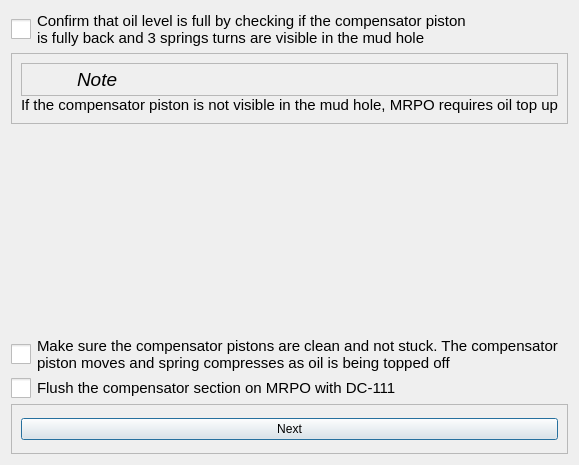
<?xml version="1.0" encoding="UTF-8"?>
<ui version="4.0">
 <class>Dialog</class>
 <widget class="QDialog" name="Dialog">
  <property name="geometry">
   <rect>
    <x>0</x>
    <y>0</y>
    <width>579</width>
    <height>465</height>
   </rect>
  </property>
  <property name="windowTitle">
   <string>Dialog</string>
  </property>
  <layout class="QVBoxLayout" name="verticalLayout">
   <item>
    <widget class="QCheckBox" name="checkBox_1">
     <property name="enabled">
      <bool>true</bool>
     </property>
     <property name="styleSheet">
      <string notr="true">QCheckBox {
    font-size: 15px; /* Larger text */
}
QCheckBox::indicator {
    width: 20px; /* Larger checkbox square */
    height: 20px; /* Larger checkbox square */
}</string>
     </property>
     <property name="text">
      <string>Confirm that oil level is full by checking if the compensator piston
is fully back and 3 springs turns are visible in the mud hole</string>
     </property>
    </widget>
   </item>
   <item>
    <widget class="QFrame" name="frame_4">
     <property name="frameShape">
      <enum>QFrame::Shape::StyledPanel</enum>
     </property>
     <property name="frameShadow">
      <enum>QFrame::Shadow::Raised</enum>
     </property>
     <layout class="QVBoxLayout" name="verticalLayout_2">
      <property name="spacing">
       <number>0</number>
      </property>
      <item>
       <widget class="QFrame" name="frame_2">
        <property name="frameShape">
         <enum>QFrame::Shape::StyledPanel</enum>
        </property>
        <property name="frameShadow">
         <enum>QFrame::Shadow::Raised</enum>
        </property>
        <layout class="QHBoxLayout" name="horizontalLayout_3">
         <property name="spacing">
          <number>15</number>
         </property>
         <property name="topMargin">
          <number>0</number>
         </property>
         <property name="bottomMargin">
          <number>0</number>
         </property>
         <item>
          <widget class="QLabel" name="label_6">
           <property name="minimumSize">
            <size>
             <width>31</width>
             <height>31</height>
            </size>
           </property>
           <property name="maximumSize">
            <size>
             <width>31</width>
             <height>31</height>
            </size>
           </property>
           <property name="text">
            <string/>
           </property>
           <property name="pixmap">
            <pixmap resource="../../Images.qrc">:/Icons/Icons/Info.png</pixmap>
           </property>
           <property name="scaledContents">
            <bool>true</bool>
           </property>
          </widget>
         </item>
         <item>
          <widget class="QLabel" name="label_7">
           <property name="text">
            <string>&lt;html&gt;&lt;head/&gt;&lt;body&gt;&lt;p&gt;&lt;span style=&quot; font-size:14pt; font-style:italic;&quot;&gt;Note&lt;/span&gt;&lt;/p&gt;&lt;/body&gt;&lt;/html&gt;</string>
           </property>
          </widget>
         </item>
        </layout>
       </widget>
      </item>
      <item>
       <widget class="QLabel" name="label_8">
        <property name="text">
         <string>&lt;html&gt;&lt;head/&gt;&lt;body&gt;&lt;p&gt;&lt;span style=&quot; font-size:11pt;&quot;&gt;If the compensator piston is not visible in the mud hole, MRPO requires oil top up&lt;/span&gt;&lt;/p&gt;&lt;/body&gt;&lt;/html&gt;</string>
        </property>
       </widget>
      </item>
     </layout>
    </widget>
   </item>
   <item alignment="Qt::AlignmentFlag::AlignHCenter">
    <widget class="QLabel" name="label">
     <property name="minimumSize">
      <size>
       <width>470</width>
       <height>200</height>
      </size>
     </property>
     <property name="maximumSize">
      <size>
       <width>470</width>
       <height>200</height>
      </size>
     </property>
     <property name="text">
      <string/>
     </property>
     <property name="pixmap">
      <pixmap resource="../../Images.qrc">:/Icons/Icons/Img_11.png</pixmap>
     </property>
     <property name="scaledContents">
      <bool>true</bool>
     </property>
    </widget>
   </item>
   <item>
    <widget class="QCheckBox" name="checkBox_2">
     <property name="enabled">
      <bool>true</bool>
     </property>
     <property name="styleSheet">
      <string notr="true">QCheckBox {
    font-size: 15px; /* Larger text */
}
QCheckBox::indicator {
    width: 20px; /* Larger checkbox square */
    height: 20px; /* Larger checkbox square */
}</string>
     </property>
     <property name="text">
      <string>Make sure the compensator pistons are clean and not stuck. The compensator
piston moves and spring compresses as oil is being topped off</string>
     </property>
    </widget>
   </item>
   <item>
    <widget class="QCheckBox" name="checkBox_3">
     <property name="enabled">
      <bool>true</bool>
     </property>
     <property name="styleSheet">
      <string notr="true">QCheckBox {
    font-size: 15px; /* Larger text */
}
QCheckBox::indicator {
    width: 20px; /* Larger checkbox square */
    height: 20px; /* Larger checkbox square */
}</string>
     </property>
     <property name="text">
      <string>Flush the compensator section on MRPO with DC-111</string>
     </property>
    </widget>
   </item>
   <item>
    <widget class="QFrame" name="frame_5">
     <property name="frameShape">
      <enum>QFrame::Shape::StyledPanel</enum>
     </property>
     <property name="frameShadow">
      <enum>QFrame::Shadow::Raised</enum>
     </property>
     <layout class="QVBoxLayout" name="verticalLayout_3">
      <item>
       <widget class="QPushButton" name="pushButton">
        <property name="text">
         <string>Next</string>
        </property>
       </widget>
      </item>
     </layout>
    </widget>
   </item>
  </layout>
 </widget>
 <resources>
  <include location="../../Images.qrc"/>
  <include location="Images.qrc"/>
 </resources>
 <connections/>
</ui>
